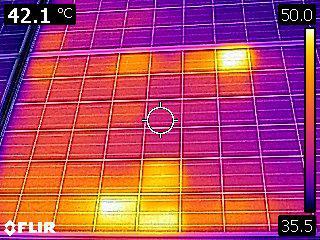
#> input picture Input Files/PID_thermal/FLIR0401.jpg, 320 x 240 px; its folder holds only this picture in this run
$ python '1 PID thermal Normal Method.py'
#> lines starting #> are read from the running program, lines starting #| are printed output that depends on the picture; after the words box and inside, x2 and y2 are one past the last pixel; in counts of white or black regions, pixels touching at a corner belong together
import cv2
import numpy as np
import glob
import os

input_folder = 'Input Files\PID_thermal'
output_folder = 'Output Files'

if not os.path.exists(output_folder):
    os.makedirs(output_folder)

for file_path in glob.glob(os.path.join(input_folder, '*.jpg')):

    img = cv2.imread(file_path)
#> img is the input picture: shape (240, 320, 3); mean B, G, R 99, 69.3, 175.4

    gray = cv2.cvtColor(img, cv2.COLOR_BGR2GRAY)
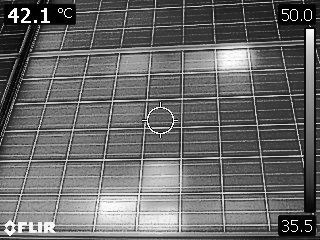
#> gray: shape (240, 320); min 0, max 255, mean 104.4

    lower = np.array([200, 200, 200], dtype=np.uint8)
    upper = np.array([255, 255, 255], dtype=np.uint8)

    mask = cv2.inRange(img, lower, upper)
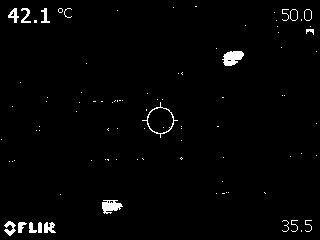
#> mask: shape (240, 320); 1.8% white; 93 white regions (74 under 20 px), largest, box (x1, y1, x2, y2) and area: (222, 51, 244, 66) 227, (102, 200, 123, 214) 190, (142, 102, 178, 138) 128

    kernel = np.ones((5,5),np.uint8)
    dilation = cv2.dilate(mask, kernel, iterations=1)
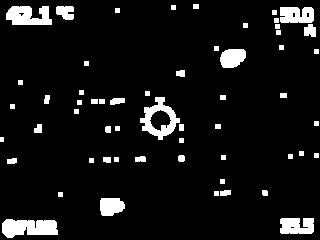
#> dilation: shape (240, 320); 7.6% white; 57 white regions, largest, box (x1, y1, x2, y2) and area: (2, 219, 58, 238) 817, (140, 97, 180, 140) 724, (6, 6, 52, 25) 661

    # Exclude upper-left quarter region
    height, width, _ = img.shape
#> height = 240; width = 320
    quarter_height = height // 2
#> quarter_height = 120
    quarter_width = width // 2
#> quarter_width = 160
    dilation[:quarter_height, :quarter_width] = 0
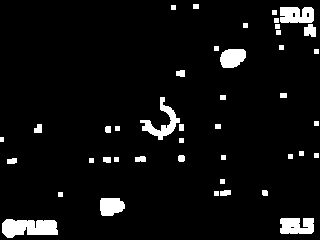
#> dilation: shape (240, 320); 5.7% white; 43 white regions

    contours, hierarchy = cv2.findContours(dilation, cv2.RETR_TREE, cv2.CHAIN_APPROX_SIMPLE)
#> contours = 46 contours, 25 with area under 20; largest, box (x1, y1, x2, y2) and area: (2, 219, 58, 238) 739, (280, 7, 314, 23) 446, (140, 97, 180, 140) 446, (280, 218, 314, 234) 430, (220, 49, 246, 68) 366

    img_contour = img.copy()
    # Exclude upper-left quarter region from contours
    for cnt in contours:
        x, y, w, h = cv2.boundingRect(cnt)
        if x < quarter_width and y < quarter_height:
            continue
        cv2.drawContours(img_contour, [cnt], -1, (0, 0, 0), thickness=2)
#> this loop made 46 passes
#> (cnt, x, y, w, h) on passes 5, 6, 9, 10, 12, 15, 17, 18, 19, 20: ([[58, 192], [58, 196], [62, 196], [62, 192]], 58, 192, 5, 5), ([[214, 191], [214, 195], [218, 195], [218, 191]], 214, 191, 5, 5), ([[220, 179], [220, 183], [224, 183], [224, 179]], 220, 179, 5, 5), ([[89, 158], [89, 162], [93, 162], [93, 158]], 89, 158, 5, 5), ([[114, 157], [114, 161], [118, 161], [118, 157]], 114, 157, 5, 5), ([[221, 155], [221, 159], [225, 159], [225, 155]], 221, 155, 5, 5), ([[288, 154], [288, 158], [292, 158], [292, 154]], 288, 154, 5, 5), ([[314, 153], [314, 157], [318, 157], [318, 153]], 314, 153, 5, 5), ([[299, 151], [299, 155], [303, 155], [303, 151]], 299, 151, 5, 5), ([[179, 138], [179, 142], [183, 142], [183, 138]], 179, 138, 5, 5)
#> (x, y, w, h) on passes 1, 2, 3, 4, 7, 8: (2, 219, 56, 19), (280, 218, 34, 16), (290, 226, 5, 3), (100, 198, 25, 18), (262, 190, 6, 6), (220, 190, 11, 6)
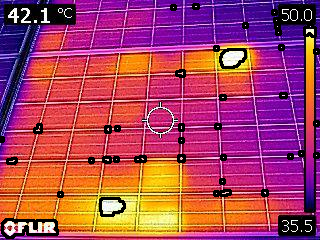
#> img_contour: shape (240, 320, 3); 4.99% of pixels changed, all inside (x1, y1, x2, y2) = (0, 3, 320, 239)

    # Add 3% border
    border_size = int(min(height, width) * 0.03)
#> border_size = 7
    img_contour = cv2.copyMakeBorder(img_contour, border_size, border_size, border_size, border_size, cv2.BORDER_CONSTANT, value=[255, 255, 255])
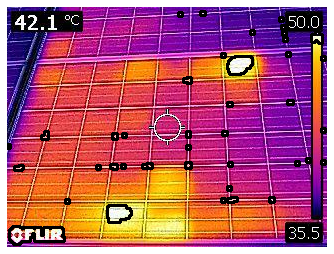
#> img_contour: shape (254, 334, 3); mean B, G, R 110.1, 83.8, 176.9

    output_file_path = os.path.join(output_folder, os.path.basename(file_path))
    cv2.imwrite(output_file_path, img_contour)

$ run again, on Input Files/PID_thermal/FLIR0779.jpg
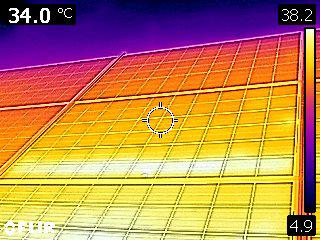
#> input picture Input Files/PID_thermal/FLIR0779.jpg, 320 x 240 px
#> img is the input picture: shape (240, 320, 3); mean B, G, R 81.8, 134.7, 187.5
#> mask: shape (240, 320); 4% white; 85 white regions (66 under 20 px), largest, box (x1, y1, x2, y2) and area: (56, 161, 223, 174) 1260, (54, 226, 141, 240) 516, (28, 222, 56, 240) 275
#> `dilation[:quarter_height, :quarter_width] = 0`:
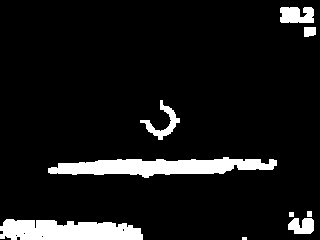
#> dilation: shape (240, 320); 8.8% white; 9 white regions (1 under 20 px)
#> contours = 13 contours, 6 with area under 20; largest, box (x1, y1, x2, y2) and area: (48, 157, 277, 178) 2646, (0, 219, 143, 240) 2284, (280, 7, 314, 23) 423, (140, 100, 180, 140) 366, (288, 218, 314, 234) 290, (304, 27, 316, 37) 91, (307, 211, 312, 217) 20
#> the loop `for cnt in contours:` made 13 passes
#> (x, y, w, h) on passes 2, 6, 7, 10, 11, 12, 13: (0, 219, 143, 21), (122, 228, 3, 4), (288, 218, 26, 16), (48, 157, 229, 21), (140, 100, 40, 40), (304, 27, 12, 10), (280, 7, 34, 16)
#> `img_contour = cv2.copyMakeBorder(img_contour, border_size, border_size..`:
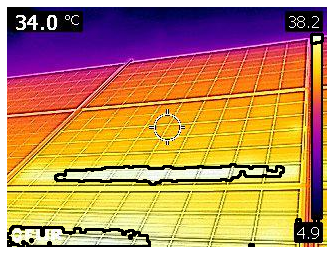
#> img_contour: shape (254, 334, 3); mean B, G, R 93.2, 138.8, 186.5

$ run again, on Input Files/PID_thermal/FLIR0789.jpg
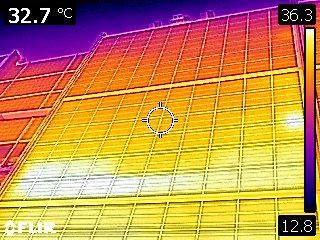
#> input picture Input Files/PID_thermal/FLIR0789.jpg, 320 x 240 px
#> img is the input picture: shape (240, 320, 3); mean B, G, R 78, 142.4, 196.3
#> mask: shape (240, 320); 4.8% white; 59 white regions (40 under 20 px), largest, box (x1, y1, x2, y2) and area: (19, 164, 172, 198) 2616, (286, 115, 304, 128) 130, (43, 222, 56, 233) 93
#> `dilation[:quarter_height, :quarter_width] = 0`:
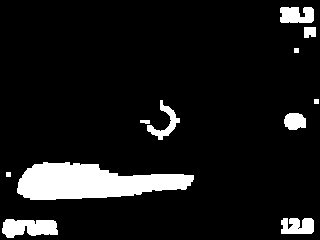
#> dilation: shape (240, 320); 9.4% white; 11 white regions
#> contours = 12 contours, 4 with area under 20; largest, box (x1, y1, x2, y2) and area: (17, 162, 194, 200) 4304, (2, 219, 58, 238) 732, (280, 7, 314, 23) 422, (281, 218, 314, 234) 396, (147, 100, 180, 140) 337, (284, 113, 306, 130) 276, (304, 27, 316, 38) 98, (140, 120, 150, 124) 22
#> the loop `for cnt in contours:` made 12 passes
#> (x, y, w, h) on passes 1, 2, 5, 6, 7, 8, 11, 12: (2, 219, 56, 19), (281, 218, 33, 16), (17, 162, 177, 38), (140, 120, 10, 4), (284, 113, 22, 17), (147, 100, 33, 40), (304, 27, 12, 11), (280, 7, 34, 16)
#> `img_contour = cv2.copyMakeBorder(img_contour, border_size, border_size..`:
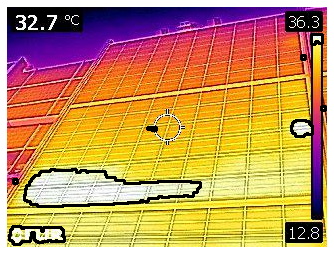
#> img_contour: shape (254, 334, 3); mean B, G, R 91.5, 147.7, 196.3
